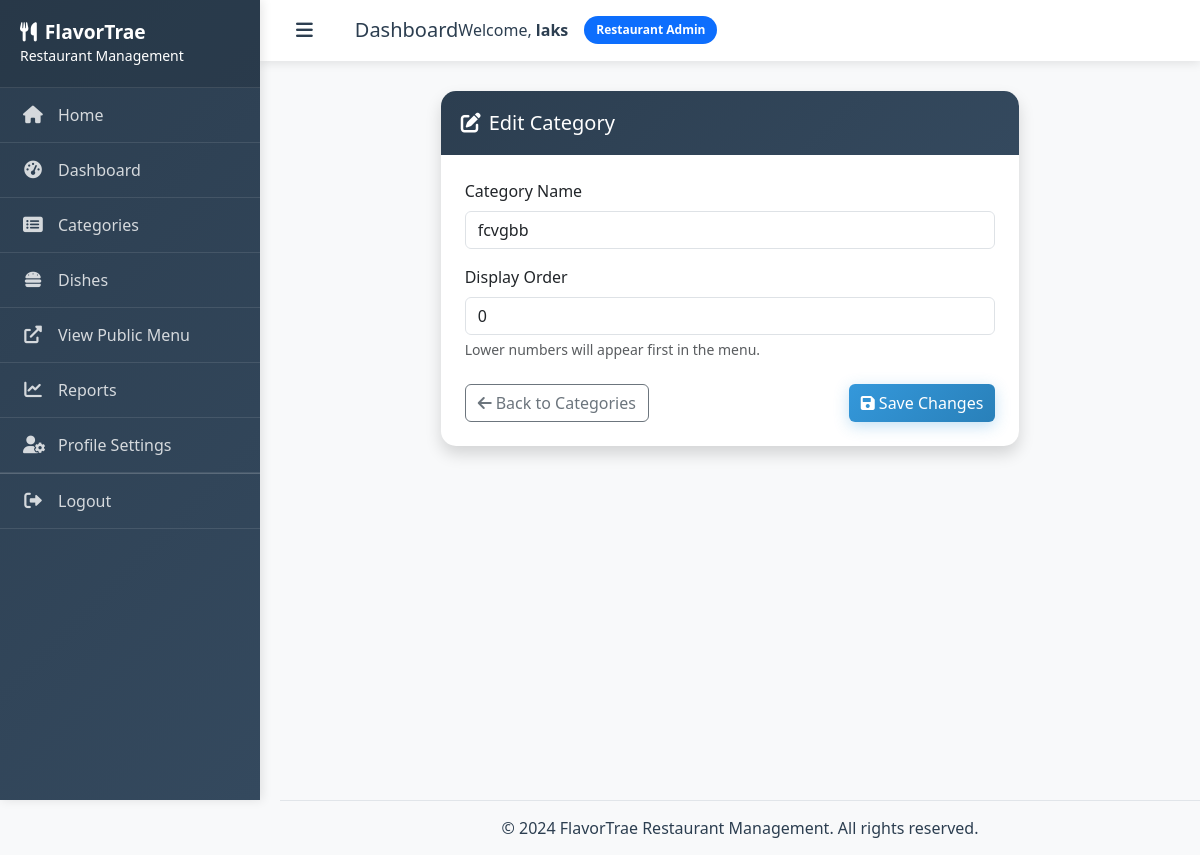
The app's page /edit-category/2/ (signed in) with its own data.
### menu_management/models.py (models this page shows, shortened)
class CustomUser(AbstractUser):
    ROLE_CHOICES = [
        ('super_admin', 'Super Admin'),
        ('restaurant_admin', 'Restaurant Admin'),
    ]
    role = models.CharField(max_length=20, choices=ROLE_CHOICES, default='restaurant_admin')
    restaurant = models.ForeignKey('Restaurant', on_delete=models.CASCADE, null=True, blank=True)

class Category(models.Model):
    name = models.CharField(max_length=100)
    restaurant = models.ForeignKey(Restaurant, on_delete=models.CASCADE, related_name='categories')
    order = models.IntegerField(default=0)
    created_at = models.DateTimeField(auto_now_add=True)
    class Meta:
        ordering = ['order', 'name']
        verbose_name_plural = "Categories"

### menu_management/views.py (the view)
# urls.py: path('edit-category/<int:category_id>/', views.edit_category, name='edit_category'),
@restaurant_admin_required
def edit_category(request, category_id):
    category = get_object_or_404(Category, id=category_id)
    if category.restaurant != request.user.restaurant:
        messages.error(request, "You don't have permission to edit this category.")
        return redirect('category_list')
    if request.method == 'POST':
        form = CategoryForm(request.POST, instance=category)
        if form.is_valid():
            form.save()
            messages.success(request, f"Category '{category.name}' has been updated successfully.")
            return redirect('category_list')
    else:
        form = CategoryForm(instance=category)
    return render(request, 'menu_management/edit_category.html', {
        'form': form,
        'category': category,
        'restaurant': request.user.restaurant
    })

### menu_management/forms.py
class CategoryForm(forms.ModelForm):
    class Meta:
        model = Category
        fields = ['name', 'order']
        widgets = {
            'name': forms.TextInput(attrs={'class': 'form-control', 'placeholder': 'Category Name'}),
            'order': forms.NumberInput(attrs={'class': 'form-control', 'placeholder': 'Display Order'}),
        }

### templates/menu_management/edit_category.html (shortened to what this page needs)
{% extends 'base.html' %}
{% block main_content %}
<div class="row justify-content-center">
    <div class="col-md-8">
        <div class="card shadow">
            <div class="card-header bg-primary text-white">
                <h5 class="mb-0">
                    <i class="fas fa-edit me-2"></i>Edit Category
                </h5>
            </div>
            <div class="card-body p-4">
                <form method="post" novalidate>
                    <div class="mb-3">
                        <label for="{{ form.name.id_for_label }}" class="form-label">Category Name</label>
                        {{ form.name }}
                    </div>
                    <div class="mb-4">
                        <label for="{{ form.order.id_for_label }}" class="form-label">Display Order</label>
                        {{ form.order }}
                        <div class="form-text">Lower numbers will appear first in the menu.</div>
                    </div>
                    <div class="d-flex justify-content-between">
                        <a href="{% url 'category_list' %}" class="btn btn-outline-secondary">
                            <i class="fas fa-arrow-left me-1"></i>Back to Categories
                        </a>
                        <button type="submit" class="btn btn-primary">
                            <i class="fas fa-save me-1"></i>Save Changes
                        </button>
                    </div>
                </form>
            </div>
        </div>
    </div>
</div>
{% endblock %}

### templates/base.html (shortened to what this page needs)
<!DOCTYPE html>
<html lang="en">
<head>
    <link href="https://cdn.jsdelivr.net/npm/bootstrap@5.3.0-alpha1/dist/css/bootstrap.min.css" rel="stylesheet">
    <link rel="stylesheet" href="https://cdnjs.cloudflare.com/ajax/libs/font-awesome/6.0.0/css/all.min.css">
</head>
<body>
    {% if user.is_authenticated %}
        <nav class="sidebar" id="sidebar">
            <div class="sidebar-header">
                <h4><i class="fas fa-utensils me-2"></i>FlavorTrae</h4>
                <small>Restaurant Management</small>
            </div>
            <ul class="sidebar-menu">
                <li>
                    <a href="{% url 'home' %}">
                        <i class="fas fa-home"></i>
                        <span>Home</span>
                    </a>
                </li>
                {% if user.role == 'super_admin' %}
                    <li>
                        <a href="{% url 'super_admin_dashboard' %}">
                            <i class="fas fa-tachometer-alt"></i>
                            <span>Dashboard</span>
                        </a>
                    </li>
                    <li>
                        <a href="{% url 'add_restaurant' %}">
                            <i class="fas fa-plus-circle"></i>
                            <span>Add Restaurant</span>
                        </a>
                    </li>
                    <li>
                        <a href="#">
                            <i class="fas fa-chart-bar"></i>
                            <span>Analytics</span>
                        </a>
                    </li>
                    <li>
                        <a href="#">
                            <i class="fas fa-cogs"></i>
                            <span>Settings</span>
                        </a>
                    </li>
                {% elif user.role == 'restaurant_admin' %}
                    <li>
                        <a href="{% url 'restaurant_admin_dashboard' %}">
                            <i class="fas fa-tachometer-alt"></i>
                            <span>Dashboard</span>
                        </a>
                    </li>
                    <li>
                        <a href="{% url 'category_list' %}">
                            <i class="fas fa-list-alt"></i>
                            <span>Categories</span>
                        </a>
                    </li>
                    <li>
                        <a href="{% url 'dish_list' %}">
                            <i class="fas fa-hamburger"></i>
                            <span>Dishes</span>
                        </a>
                    </li>
                    {% if user.restaurant %}
                        <li>
                            <a href="{% url 'public_menu' user.restaurant.public_slug %}" target="_blank">
                                <i class="fas fa-external-link-alt"></i>
                                <span>View Public Menu</span>
                            </a>
                        </li>
                    {% endif %}
                    <li>
                        <a href="#">
                            <i class="fas fa-chart-line"></i>
                            <span>Reports</span>
                        </a>
                    </li>
                    <li>
                        <a href="#">
                            <i class="fas fa-user-cog"></i>
                            <span>Profile Settings</span>
                        </a>
                    </li>
                {% endif %}
                <li style="margin-top: auto; border-top: 1px solid rgba(255,255,255,0.2);">
                    <a href="{% url 'logout' %}">
                        <i class="fas fa-sign-out-alt"></i>
                        <span>Logout</span>
                    </a>
                </li>
            </ul>
        </nav>
        <div class="main-content" id="main-content">
            <div class="top-navbar">
                <div class="d-flex align-items-center">
                    <button class="sidebar-toggle" onclick="toggleSidebar()">
                        <i class="fas fa-bars"></i>
                    </button>
                    <h5 class="mb-0 ms-3">{% block page_title %}Dashboard{% endblock %}</h5>
                </div>
                <div class="d-flex align-items-center">
                    <span class="me-3">Welcome, <strong>{{ user.username }}</strong></span>
                    <span class="badge bg-primary">{{ user.get_role_display }}</span>
                </div>
            </div>
            <div class="content-wrapper">
                {% block main_content %}{% endblock %}
            </div>
        </div>
    {% endif %}
    {% if user.is_authenticated %}
        <footer class="footer" style="margin-left: 280px; background: var(--bg-color); border-top: 1px solid #e1e5e9; padding: 15px 30px; text-align: center; color: var(--text-muted);">
            <span>&copy; 2024 FlavorTrae Restaurant Management. All rights reserved.</span>
        </footer>
    {% else %}
        <footer class="footer mt-auto py-3" style="background: var(--bg-color); border-top: 1px solid #e1e5e9;">
            <div class="container">
                <span class="text-muted">&copy; 2024 FlavorTrae Restaurant Management. All rights reserved.</span>
            </div>
        </footer>
    {% endif %}
</body>
</html>

### templates/base.html (style rules this page uses)
:root { --primary-color: #2c3e50; --secondary-color: #34495e; --accent-color: #3498db; --success-color: #27ae60; --warning-color: #f39c12; --danger-color: #e74c3c; --light-color: #ecf0f1; --dark-color: #2c3e50; --sidebar-bg: #2c3e50; --sidebar-hover: #34495e; --content-bg: #ffffff; }
body { background-color: #f8f9fa; color: var(--dark-color); font-family: 'Segoe UI', Tahoma, Geneva, Verdana, sans-serif; margin: 0; padding: 0; }
.sidebar { position: fixed; top: 0; left: 0; height: 100vh; width: 260px; background: linear-gradient(135deg, var(--sidebar-bg), var(--secondary-color)); color: white; z-index: 1045; transition: all 0.3s ease; overflow-y: auto; box-shadow: 2px 0 10px rgba(0,0,0,0.1); }
.sidebar-header { padding: 20px; background: rgba(0,0,0,0.1); border-bottom: 1px solid rgba(255,255,255,0.1); }
.sidebar-header h4 { margin: 0; font-size: 1.2rem; font-weight: 600; }
.sidebar-menu { padding: 0; margin: 0; list-style: none; }
.sidebar-menu li { border-bottom: 1px solid rgba(255,255,255,0.1); }
.sidebar-menu a { display: flex; align-items: center; padding: 15px 20px; color: rgba(255,255,255,0.8); text-decoration: none; transition: all 0.3s ease; border-left: 3px solid transparent; }
.sidebar-menu i { width: 20px; margin-right: 15px; text-align: center; font-size: 1.1rem; }
.main-content { margin-left: 260px; transition: margin-left 0.3s ease; min-height: 100vh; }
.top-navbar { background: white; box-shadow: 0 2px 10px rgba(0,0,0,0.1); padding: 15px 30px; margin-bottom: 30px; display: flex; justify-content: between; align-items: center; }
.sidebar-toggle { background: none; border: none; font-size: 1.2rem; color: var(--dark-color); cursor: pointer; margin-right: 20px; }
.content-wrapper { padding: 0 30px 30px; }
.btn-primary { background: linear-gradient(135deg, var(--accent-color), #2980b9); border: none; box-shadow: 0 4px 15px rgba(52, 152, 219, 0.3); transition: all 0.3s ease; }
.card { border: none; border-radius: 15px; box-shadow: 0 8px 30px rgba(0,0,0,0.1); transition: all 0.3s ease; overflow: hidden; }
.card-header { background: linear-gradient(135deg, var(--primary-color), var(--secondary-color)); border-bottom: none; color: white; padding: 20px; font-weight: 600; }
.badge { font-size: 0.75rem; padding: 0.5rem 0.75rem; border-radius: 50px; }

### records on screen
CustomUser: username "laks", role "Restaurant Admin"
Category: name "fcvgbb", order "0"
